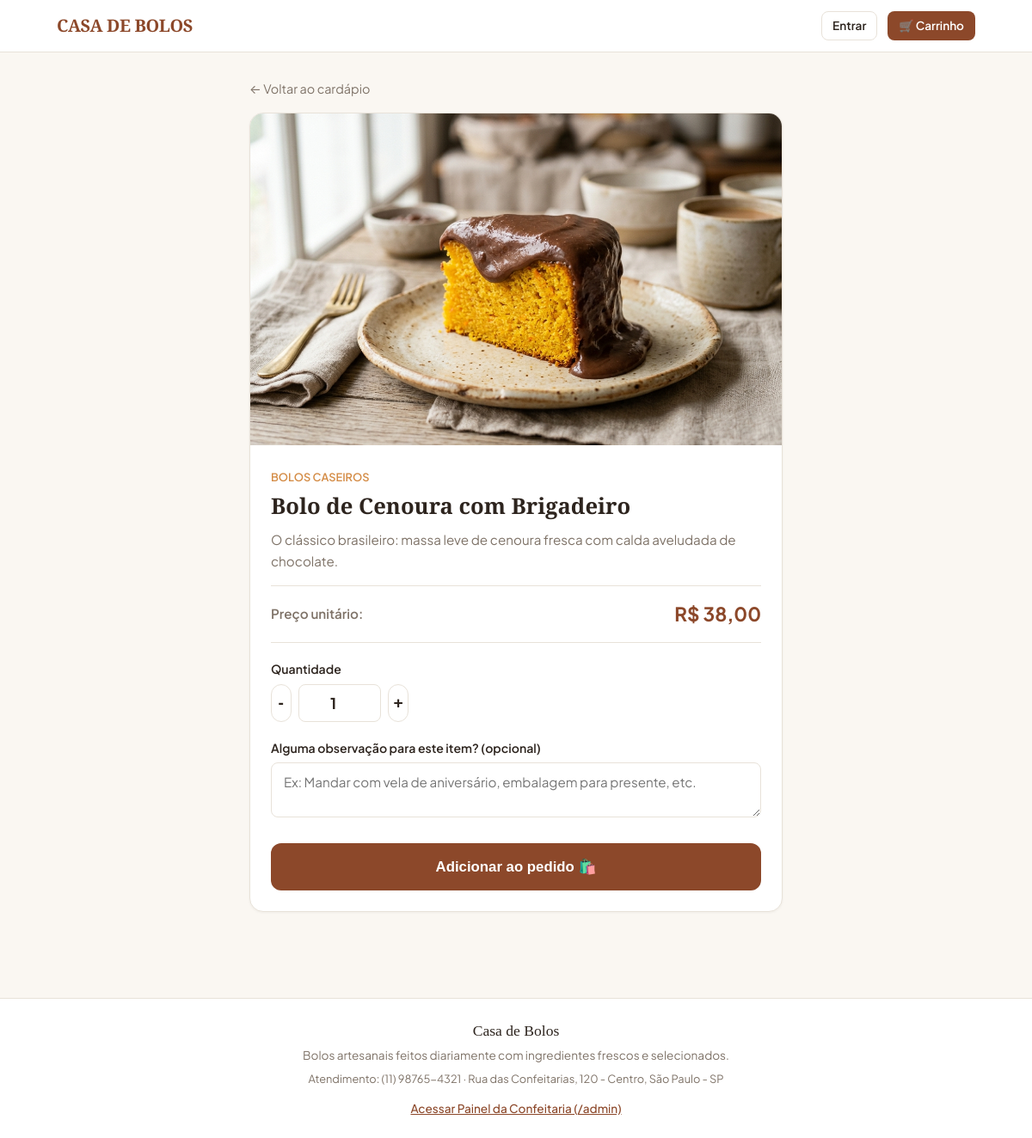
The app's page /produto/2 with its own data.
### tables this page shows
CREATE TABLE produtos (
            id INTEGER PRIMARY KEY AUTOINCREMENT,
            categoria_id INTEGER NOT NULL,
            nome TEXT NOT NULL,
            descricao TEXT,
            preco REAL NOT NULL,
            imagem TEXT,
            ativo INTEGER DEFAULT 1,
            destaque INTEGER DEFAULT 0,
            created_at TIMESTAMP DEFAULT CURRENT_TIMESTAMP,
            updated_at TIMESTAMP DEFAULT CURRENT_TIMESTAMP,
            FOREIGN KEY (categoria_id) REFERENCES categorias(id)
        );

CREATE TABLE categorias (
            id INTEGER PRIMARY KEY AUTOINCREMENT,
            nome TEXT NOT NULL,
            descricao TEXT,
            ativo INTEGER DEFAULT 1,
            ordem INTEGER DEFAULT 0
        );

### routes/catalogo.py (the view)
@catalogo_bp.route('/produto/<int:produto_id>')
def detalhe(produto_id):
    produto = ProdutoService.obter_produto(produto_id)
    if not produto or not produto['ativo']:
        flash('Produto não encontrado ou indisponível.', 'warning')
        return redirect(url_for('catalogo.listar'))
    return render_template('produto.html', produto=produto)

### app.py (called while the page is built)
def create_app():
    app = Flask(__name__)
    app.config.from_object(Config)
    with app.app_context():
        init_db()
    app.register_blueprint(cliente_bp)
    app.register_blueprint(catalogo_bp)
    app.register_blueprint(pedido_bp)
    app.register_blueprint(admin_bp)
    @app.template_filter('moeda')
    def formatar_moeda(valor):
        try:
            return f"R$ {float(valor):,.2f}".replace(',', 'X').replace('.', ',').replace('X', '.')
        except (ValueError, TypeError):
            return "R$ 0,00"
    @app.context_processor
    def inject_global_data():
        from services.pedido_service import PedidoService
        return {
            'loja_nome': Config.STORE_NAME,
            'loja_telefone': Config.STORE_PHONE,
            'loja_endereco': Config.STORE_ADDRESS,
            'taxa_entrega_padrao': PedidoService.get_taxa_entrega()
        }
    return app

### database.py (called while the page is built)
def get_db_connection():
    os.makedirs(os.path.dirname(Config.DATABASE), exist_ok=True)
    conn = sqlite3.connect(Config.DATABASE)
    conn.row_factory = sqlite3.Row
    conn.execute("PRAGMA foreign_keys = ON")
    return conn

### models/produto.py (called while the page is built)
    @staticmethod
    def get_by_id(produto_id):
        conn = get_db_connection()
        cursor = conn.cursor()
        cursor.execute('''
            SELECT p.*, c.nome as categoria_nome
            FROM produtos p
            JOIN categorias c ON p.categoria_id = c.id
            WHERE p.id = ?
        ''', (produto_id,))
        produto = cursor.fetchone()
        conn.close()
        return dict(produto) if produto else None

### services/pedido_service.py (called while the page is built)
    @staticmethod
    def get_taxa_entrega():
        conn = get_db_connection()
        cursor = conn.cursor()
        cursor.execute("SELECT valor FROM configuracoes WHERE chave = 'taxa_entrega'")
        row = cursor.fetchone()
        conn.close()
        return float(row['valor']) if row else 7.50

### services/produto_service.py (called while the page is built)
    @staticmethod
    def obter_produto(produto_id):
        return ProdutoModel.get_by_id(produto_id)

### templates/produto.html (shortened to what this page needs)
{% extends 'base.html' %}
{% block content %}
<div style="max-width: 620px; margin: 10px auto 40px auto;">
  <a href="{{ url_for('catalogo.listar') }}" style="display: inline-flex; align-items: center; gap: 6px; font-size: 0.9rem; color: var(--muted); margin-bottom: 16px;">
    ← Voltar ao cardápio
  </a>
  <div style="background: var(--surface); border: 1px solid var(--border); border-radius: var(--radius-lg); overflow: hidden; box-shadow: var(--shadow-sm);">
    <div style="position: relative; aspect-ratio: 16/10; background: var(--surface-alt); overflow: hidden;">
      <img src="{{ produto.imagem or url_for('static', filename='uploads/bolo_placeholder.jpg') }}"
           alt="{{ produto.nome }}"
           style="width: 100%; height: 100%; object-fit: cover;"
           onerror="this.src='/static/uploads/bolo_placeholder.jpg';">
    </div>
    <form method="POST" action="{{ url_for('pedido.adicionar_item') }}" style="padding: 24px;">
      <div style="margin-bottom: 16px;">
        <span style="font-size: 0.8rem; text-transform: uppercase; color: var(--accent); font-weight: 600;">
          {{ produto.categoria_nome }}
        </span>
        <h1 style="font-size: 1.6rem; margin-top: 4px; margin-bottom: 8px;">{{ produto.nome }}</h1>
        <p style="font-size: 0.95rem; color: var(--muted); line-height: 1.6;">
          {{ produto.descricao }}
        </p>
      </div>
      <div style="padding: 16px 0; border-top: 1px solid var(--border); border-bottom: 1px solid var(--border); margin-bottom: 20px; display: flex; align-items: center; justify-content: space-between;">
        <span style="font-size: 0.95rem; font-weight: 600; color: var(--muted);">Preço unitário:</span>
        <span style="font-size: 1.4rem; font-weight: 700; color: var(--primary);">
          {{ produto.preco|moeda }}
        </span>
      </div>
      <div class="form-group" style="margin-bottom: 20px;">
        <label class="form-label">Quantidade</label>
        <div class="js-qty-stepper" style="display: flex; align-items: center; gap: 8px; max-width: 160px;">
          <button type="button" class="btn btn-outline js-qty-minus" style="width: 44px; height: 44px; padding: 0; font-size: 1.2rem;">-</button>
          <input type="number"
                 name="quantidade"
                 value="1"
                 min="1"
                 max="50"
                 class="form-control"
                 style="text-align: center; font-size: 1.1rem; font-weight: 700; height: 44px;"
                 readonly>
          <button type="button" class="btn btn-outline js-qty-plus" style="width: 44px; height: 44px; padding: 0; font-size: 1.2rem;">+</button>
        </div>
      </div>
      <div class="form-group" style="margin-bottom: 24px;">
        <label class="form-label" for="observacao">
          Alguma observação para este item? (opcional)
        </label>
        <textarea name="observacao"
                  id="observacao"
                  rows="2"
                  class="form-control"
                  placeholder="Ex: Mandar com vela de aniversário, embalagem para presente, etc."></textarea>
      </div>
      <button type="submit" class="btn btn-primary btn-block" style="padding: 16px; font-size: 1.05rem;">
        Adicionar ao pedido 🛍️
      </button>
    </form>
  </div>
</div>
{% endblock %}

### static/css/style.css (style rules this page uses)
:root { --background: #FAF7F2; --surface: #FFFFFF; --surface-alt: #F4EFEB; --text: #2D241E; --muted: #7E7267; --primary: #8C482A; --primary-hover: #73371D; --primary-light: #F7EFEA; --accent: #D48C46; --border: #E8E2D9; --border-focus: #8C482A; --success: #2E7D32; --warning: #ED6C02; --danger: #D32F2F; --radius: 12px; --radius-sm: 8px; --radius-lg: 16px; --shadow-sm: 0 1px 3px rgba(45, 36, 30, 0.05); --shadow-md: 0 4px 12px rgba(45, 36, 30, 0.08); --font-serif: 'Playfair Display', Georgia, serif; --font-sans: 'Plus Jakarta Sans', system-ui, -apple-system, sans-serif; }
* { box-sizing: border-box; margin: 0; padding: 0; }
body { background-color: var(--background); color: var(--text); font-family: var(--font-sans); line-height: 1.5; -webkit-font-smoothing: antialiased; }
h1, h2, h3, .brand-font { font-family: var(--font-serif); font-weight: 600; color: var(--text); }
a { color: inherit; text-decoration: none; }
.btn { display: inline-flex; align-items: center; justify-content: center; gap: 8px; padding: 12px 20px; font-size: 0.95rem; font-weight: 600; border-radius: var(--radius); border: 1px solid transparent; cursor: pointer; transition: all 0.15s ease-in-out; text-align: center; white-space: nowrap; }
.btn-primary { background-color: var(--primary); color: #FFFFFF; }
.btn-outline { background-color: transparent; border-color: var(--border); color: var(--text); }
.btn-block { width: 100%; }
.form-group { margin-bottom: 16px; }
.form-label { display: block; font-size: 0.88rem; font-weight: 600; margin-bottom: 6px; color: var(--text); }
.form-control { width: 100%; padding: 12px 14px; font-size: 0.95rem; font-family: inherit; border: 1px solid var(--border); border-radius: var(--radius-sm); background: var(--surface); color: var(--text); }

### records on screen
produtos: imagem (picture), nome "Bolo de Cenoura com Brigadeiro", descricao "O clássico brasileiro: massa leve de cenoura fresca com calda aveludada de chocolate.", preco|moeda "R$ 38,00"
categorias: categoria_nome "BOLOS CASEIROS"

### other values on screen
{{ loja_telefone }} "(11) 98765-4321"
{{ loja_endereco }} "Rua das Confeitarias, 120 - Centro, São Paulo - SP"
